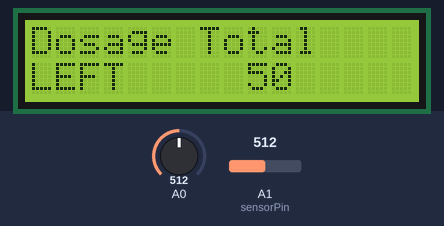
This sketch was run on a simulated Arduino Uno, built with avr-gcc and run on an emulated ATmega328P. Parts: 16×2 character LCD. Inputs (shaded band) come from the test bench; at power-on: A0 = 512, A1 (sensorPin) = 512. What the sketch prints to the serial monitor is not drawn.

Above: at 1.2 s.
1.3 s: A0 set to 462
3.5 s: A0 set to 439
At 4.8 s:
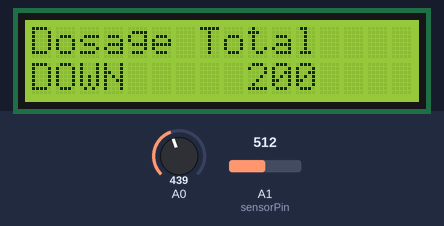
6.5 s: A0 set to 267
8.5 s: A0 set to 238
At 9.8 s:
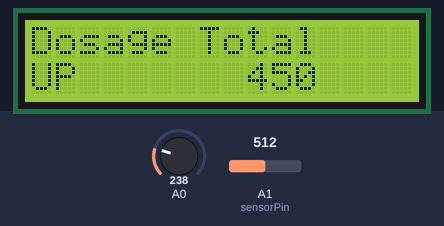
11.5 s: A0 set to 53
13.5 s: A0 set to 47
At 14.8 s:
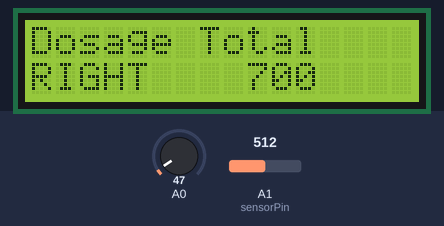
Timing chart, 0 to 16.5 s (numbered marks = the images above; inputs shaded):
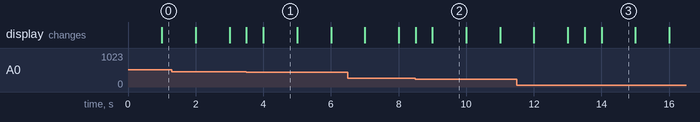

The sketch:

RA-w-LCD-v1.ino
```cpp
#include <Metro.h>
#include <LiquidCrystal.h>
LiquidCrystal lcd(8, 9, 4, 5, 6, 7);
int sensorPin = A1;    // select the input pin for the sensor
int sensorRead = 0;  // variable to store the value coming from the sensor
int sensorReadTotal = 0;    //variable to store our average of readings until we increment the dosage
int sensorReadCount = 0;  //use for the average
int dosageTotal = 0;
// Instantiate a metro object and set the interval to 100 milliseconds (0.1 seconds).
Metro metroSensor = Metro(100);
// Instantiate another metro object and set the interval to 1 second
Metro metroDosage = Metro(1000);
int lcd_key     = 0;
int adc_key_in  = 0;
#define btnRIGHT  0
#define btnUP     1
#define btnDOWN   2
#define btnLEFT   3
#define btnSELECT 4
#define btnNONE   5
int read_LCD_buttons()
{
 adc_key_in = analogRead(0);      // read the value from the sensor
 // my buttons when read are centered at these valies: 0, 144, 329, 504, 741
 // we add approx 50 to those values and check to see if we are close
 if (adc_key_in > 1000) return btnNONE; // We make this the 1st option for speed reasons since it will be the most likely result
 // For V1.1 us this threshold
 if (adc_key_in < 50)   return btnRIGHT;
 if (adc_key_in < 250)  return btnUP;
 if (adc_key_in < 450)  return btnDOWN;
 if (adc_key_in < 650)  return btnLEFT;
 if (adc_key_in < 850)  return btnSELECT;
}
void setup() {
   lcd.begin(16, 2);              // start the library
 lcd.setCursor(0,0);
 lcd.print("Dosage Total"); // print a simple message
  Serial.begin(9600);
}
void loop()
{
 lcd.setCursor(9,1);            // move cursor to second line "1" and 9 spaces over
 lcd.print(dosageTotal);      // display dosage


 lcd.setCursor(0,1);            // move to the begining of the second line
 lcd_key = read_LCD_buttons();  // read the buttons

 switch (lcd_key)               // depending on which button was pushed, we perform an action
{
   case btnRIGHT:
     {
     lcd.print("RIGHT ");
     break;
     }
   case btnLEFT:
     {
     lcd.print("LEFT   ");
     break;
     }
   case btnUP:
     {
     lcd.print("UP    ");
     break;
     }
   case btnDOWN:
     {
     lcd.print("DOWN  ");
     break;
     }
   case btnSELECT:
     {
     lcd.print("SELECT");
     break;
     }
     case btnNONE:
     {
     lcd.print("NONE  ");
     break;
     }
 }
  //sensor update
  if (metroSensor.check() == 1) {
    // read the value from the sensor:
    sensorRead = analogRead(sensorPin);
    sensorReadCount++;
    int sensorReadPercent =  map(sensorRead,0,1024,0,100); //make it more easy to grok
    sensorReadTotal = sensorReadTotal + sensorReadPercent;
    int sensorCurAvg = sensorReadTotal / sensorReadCount;   //switch to float later if needed
    //Serial.print(sensorReadCount);
    //Serial.print(":");
    //Serial.print(sensorRead);
    //Serial.print("->");
    //Serial.print(sensorReadTotal);
    //Serial.print("->");
    //if (sensorCurAvg <10) Serial.print("0");
    //Serial.print(sensorCurAvg);
    //Serial.print(" ");
  }
  //dosage update
  if (metroDosage.check() == 1) {
    //Serial.print(dosageTotal);
    //Serial.print("+");
    int dose =  sensorReadTotal / sensorReadCount; //switch to float later if needed
    dosageTotal = dosageTotal + dose;
    sensorReadCount = 0;
    sensorReadTotal = 0;
    //Serial.print(dose);
    //Serial.print("=");
    Serial.println(dosageTotal);
  }
}
```

Measured:
- the behaviour switches between 450 and 449 on A0 (found by bisection; images 0 and 1)
- the behaviour switches between 250 and 249 on A0 (found by bisection; images 1 and 2)
- the behaviour switches between 50 and 49 on A0 (found by bisection; images 2 and 3)
- after the input at 3.5 s, the display: first changes at once (image 1 shows a later state)
- after the input at 8.5 s, the display: first changes at once (image 2 shows a later state)
- after the input at 13.5 s, the display: first changes at once (image 3 shows a later state)
- what the display in image 1 shows lasts 1.0 s, from 4.0 s to 5.0 s
